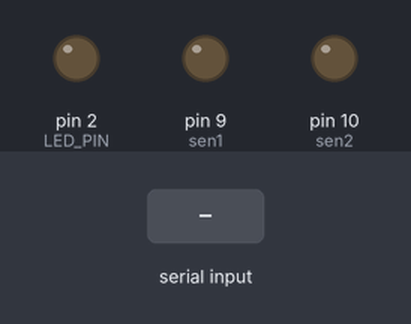
The sketch below on a simulated Arduino Uno, built with avr-gcc and run on an emulated ATmega328P. Parts: output pins drawn as LEDs (lit = HIGH). The test bench sets the inputs (shaded band).

Above: at 1.2 s.
1.3 s: "90,45\n" received over Serial
At 2.0 s:
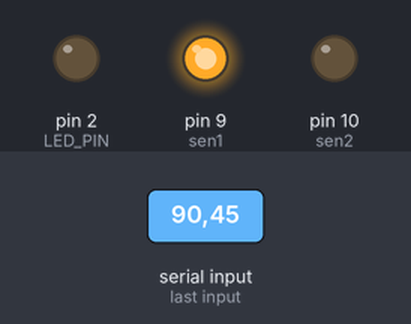
2.8 s: "5\n" received over Serial
At 3.1 s:
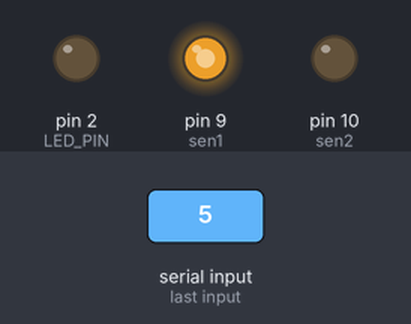
Timing chart, 0 to 5.8 s (numbered marks = the images above; inputs shaded):
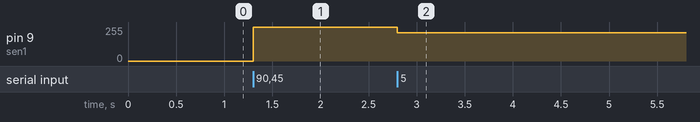

Measured:
- after the input at 1.3 s, pin 9 (sen1): 0/255 → 255/255 at once
- after the input at 2.8 s, pin 9 (sen1): 255/255 → 212/255 at once

The sketch:

Control_motor_labview.ino
```cpp
#include <Arduino.h>

// ===================== CONFIGURACIÓN ===================== //
const int sen1    = 9;
const int sen2    = 10;
const int LED_PIN = 2;

float u    = 0;
float usat = 0;
float PWM  = 0;

// Zona muerta sobre u  →  deadband_u = Kp × 4°
// Ajusta este valor según tu Kp en LabVIEW
// Ejemplo: si Kp = 0.5  →  deadband = 0.5 × 4 = 2.0
const float deadband = 2.0f;

String received;

// ===================== SETUP ===================== //
void setup() {
  Serial.begin(115200);

  pinMode(sen1,    OUTPUT);
  pinMode(sen2,    OUTPUT);
  pinMode(LED_PIN, OUTPUT);

  analogWrite(sen1, 0);
  analogWrite(sen2, 0);
}

// ===================== LOOP ===================== //
void loop() {
  digitalWrite(LED_PIN, LOW);

  // -------- RECIBIR u DESDE LABVIEW -------- //
  if (Serial.available() > 0) {
    received = Serial.readStringUntil('\n');
    u = received.toFloat();         // LabVIEW manda u en ±6 V

    // Saturación de seguridad ±6 V
    usat = constrain(u, -6.0f, 6.0f);

    // -------- ZONA MUERTA DE 4° -------- //
    if (abs(usat) < deadband) {
      // Error dentro de ±4°: detener motor
      analogWrite(sen1, 0);
      analogWrite(sen2, 0);
    } else {
      // Conversión a PWM: 6 V → 255  (255/6 = 42.5)
      PWM = usat * 42.5f;

      // Aplicar PWM al puente H
      if (PWM >= 0) {
        analogWrite(sen1, (int) PWM);
        analogWrite(sen2, 0);
      } else {
        analogWrite(sen1, 0);
        analogWrite(sen2, (int)(-PWM));
      }
    }
  }
}
```
